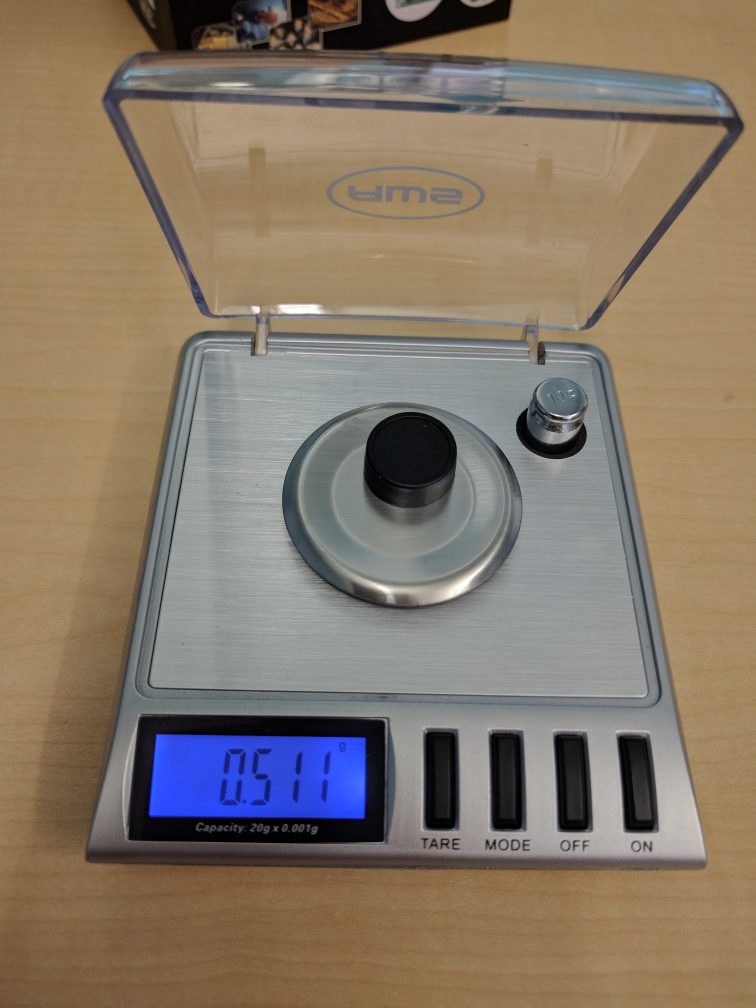
#> input picture robobench/calibration/test.jpg, 3024 x 4032 px, given in place of the camera (shown at 1/4 size)
$ python calibrate_vision.py   (older library calls are emulated)
#> lines starting #> are read from the running program, lines starting #| are printed output that depends on the picture; after the words box and inside, x2 and y2 are one past the last pixel; in counts of white or black regions, pixels touching at a corner belong together
import cv2
import numpy as np
from skimage import exposure
from imutils import contours
from imutils import perspective
import imutils
# import extract_digits
import glob, os
from PIL import Image
from bradley_thresh import faster_bradley_threshold
from classify import knn
import json

# [25 lines left out: functions get_points, draw_rect, not called in this run]

def toGray(img):
    img_gray = cv2.cvtColor(img, cv2.COLOR_BGR2GRAY)
    img_gray = exposure.rescale_intensity(img_gray, out_range = (0, 255))
    cv2.imshow("gray",img_gray)
    clahe = cv2.createCLAHE(clipLimit=2.0, tileGridSize=(8,8))
    cl1 = clahe.apply(img_gray)
    cv2.imshow("gray optimzed",cl1)
    return cl1

# [54 lines left out: functions find_top_left_point, getScreen, not called in this run]

cap = cv2.VideoCapture(2)
ratio = 0.5
while(True):
    # Capture frame-by-frame
    ret, frame = cap.read()
#> frame is the input picture: shape (4032, 3024, 3); mean B, G, R 104.2, 120.4, 134.2

    # rotate
    frame = imutils.rotate(frame, 180)
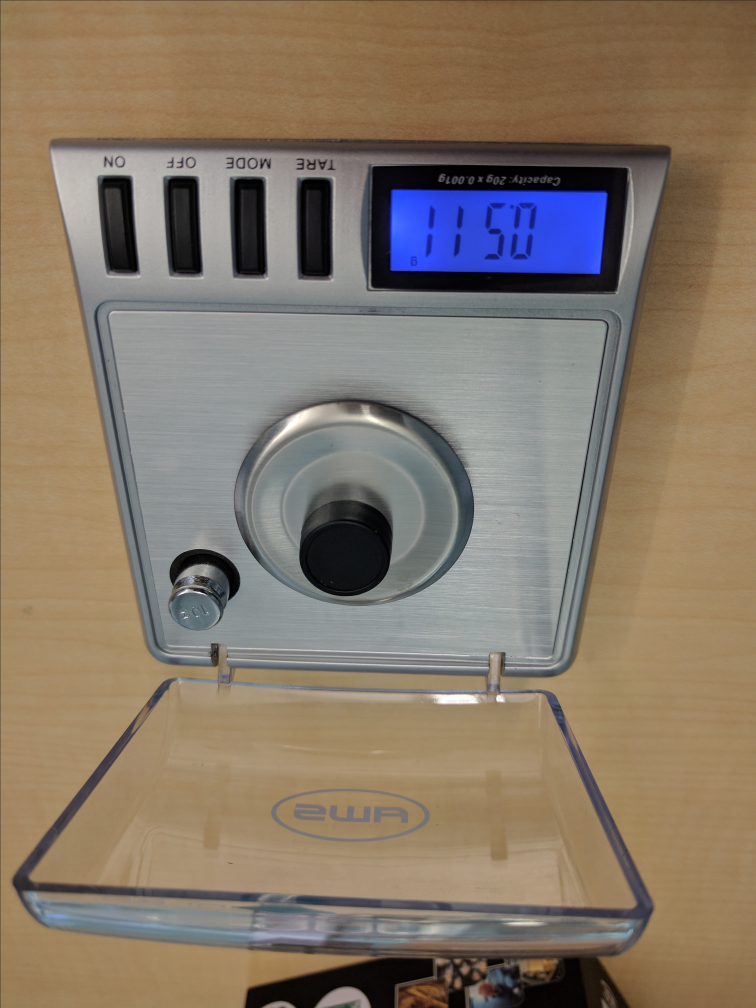
#> frame: shape (4032, 3024, 3) (shown at 1/4 size); mean B, G, R 104.2, 120.4, 134.1
    cv2.imshow('frame',frame)
    cv2.moveWindow('frame',0,0)

    # img processing
    # img = cv2.imread("screen.png")
    img = frame
    img = cv2.resize(img,None,fx=ratio,fy=ratio,interpolation=cv2.INTER_LINEAR)

    # turn img gray
    img_gray = toGray(img)
#> in toGray, `img_gray = cv2.cvtColor(img, cv2.COLOR_BGR2GRAY)`:
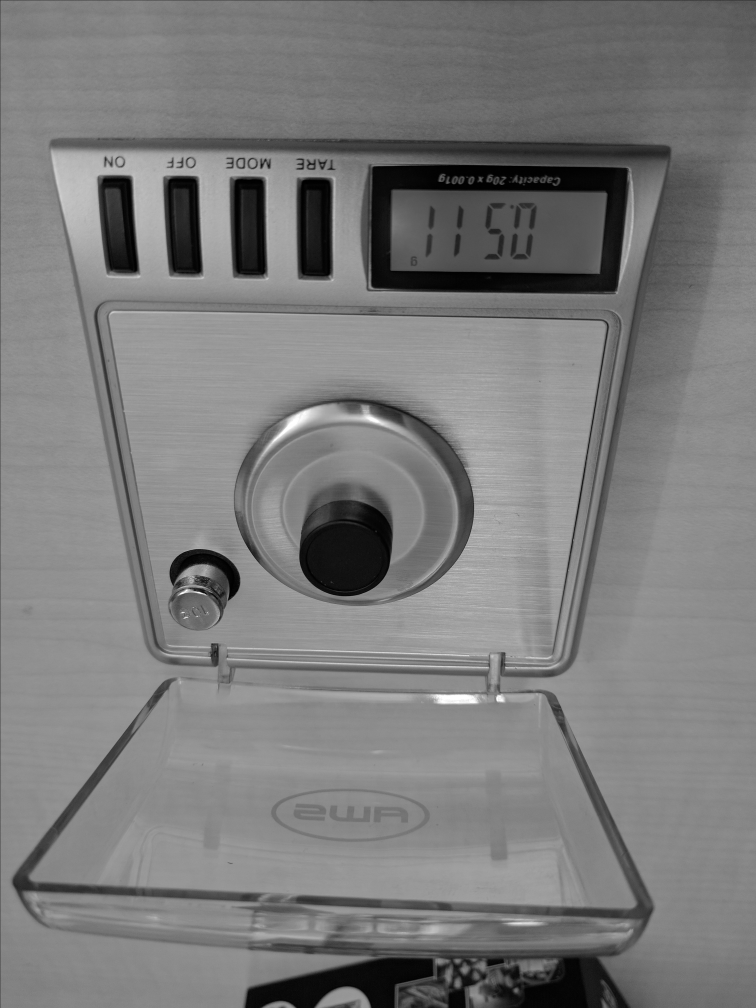
#> img_gray: shape (2016, 1512) (shown at 1/2 size); min 0, max 255, mean 122.8
#> in toGray, `cv2.imshow("gray",img_gray)`:
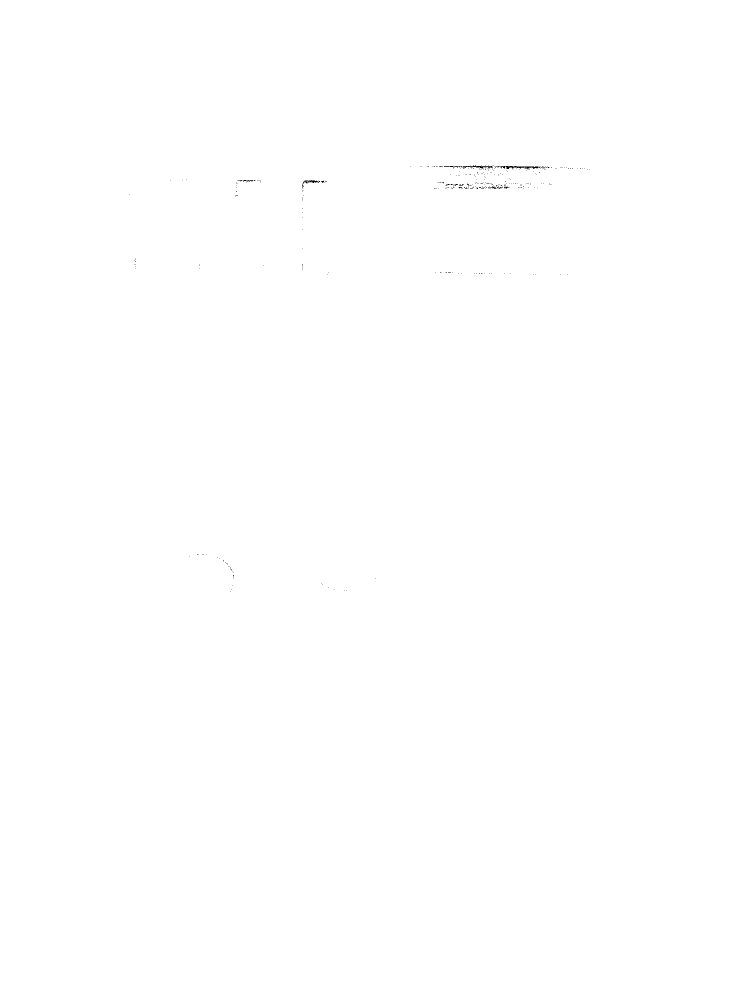
#> window 'gray': shape (2016, 1512) (shown at 1/2 size); 100% white; black in thin lines or dots, all inside (x1, y1, x2, y2) = (258, 331, 1179, 1183)
#> (the run stopped early here; a loop or call above may not have finished)
